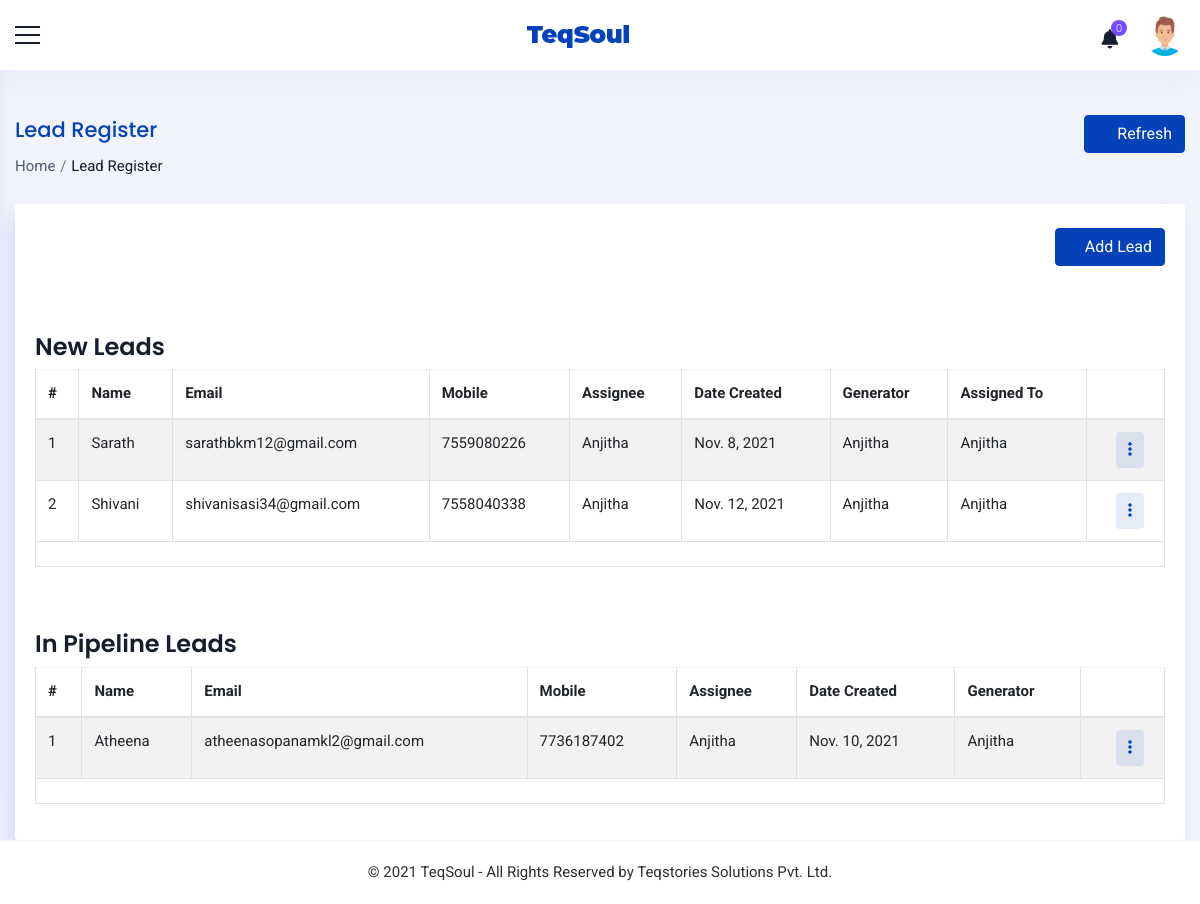
The app's page /sales/leads/ (signed in), older data.
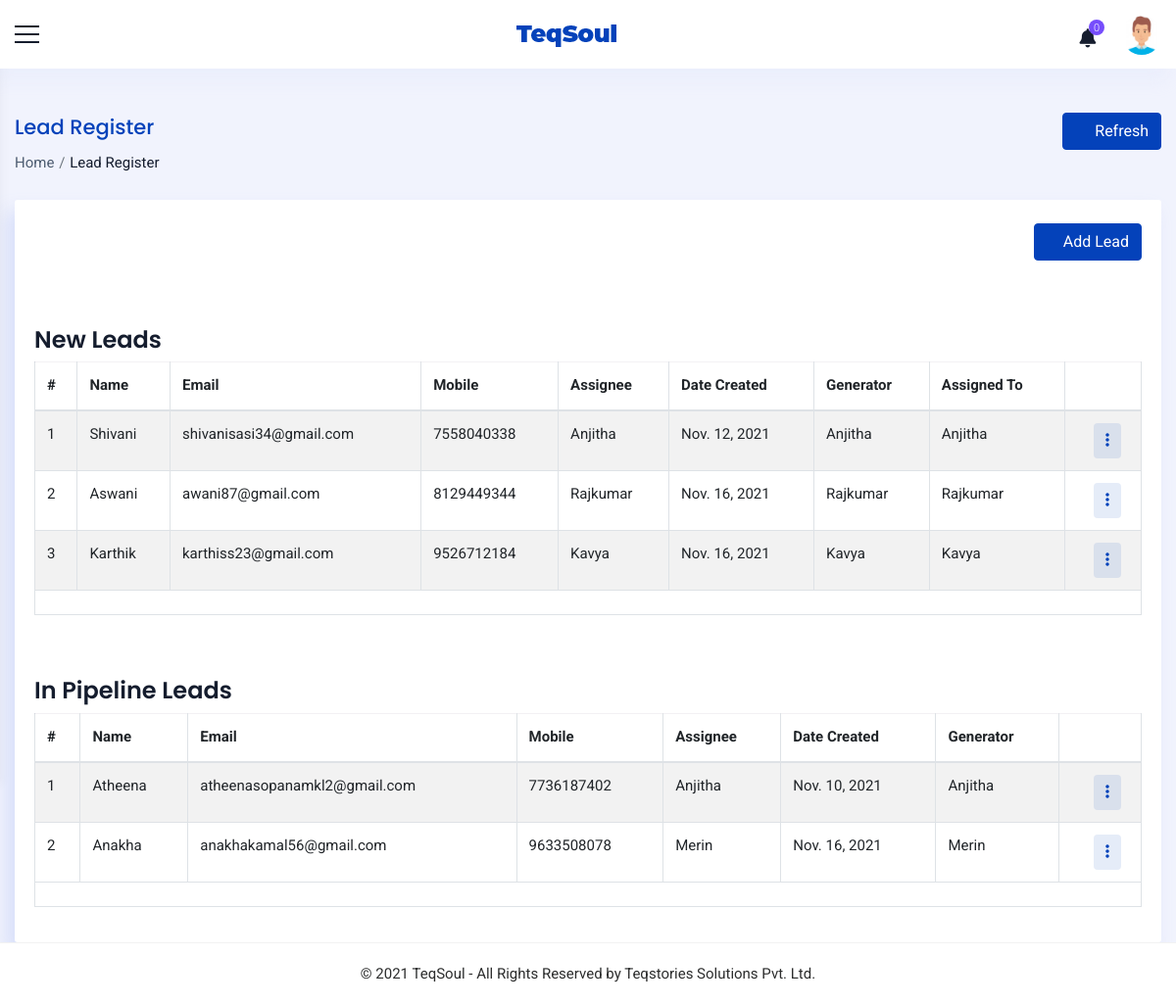
The same page, newer data.
### accounts/models.py (models this page shows, shortened)
class Lead(models.Model):
    name = models.CharField(max_length=100,null=True, blank=True)
    email = models.EmailField(max_length=200,null=True,blank=True)
    mobile = models.CharField(max_length=10,null=True,blank=True)
    sex = models.CharField(max_length=10,null=True,choices=sex_choices,blank=True,default="Male")
    generator = models.ForeignKey(Staff,on_delete=models.CASCADE, blank=True,null=True,related_name='representative')
    assigned_to = models.ForeignKey(Staff,on_delete=models.CASCADE, blank=True,null=True,related_name='assigned_to',limit_choices_to=(Q(stype='2')|Q(stype='6')|Q(stype='4')))
    created_on = models.DateField(null=True, blank=True)
    status = models.CharField(max_length=100,null=True, blank=True,choices=levels,default="New")
    lms = models.BooleanField(default = False)
    approval = models.CharField(max_length=100,null=True, blank=True,choices=approval_choices)
    to_be_approved_by = models.ForeignKey(Staff,on_delete=models.CASCADE, blank=True,null=True)

class Staff(models.Model):
    value= (
    ('1', 'Operations'),
    ('2', 'Sales'),
    ('3', 'Trainer'),
    ('4', 'Admin'),
    ('5', 'Operations Manager'),
    ('6', 'Sales Manager'),
    ('7', 'Trainer Manager'),
    )
    user = models.OneToOneField(User,on_delete=models.CASCADE,null=True,blank=True)
    name = models.CharField(max_length=100,null=True, blank=True)
    empid = models.CharField(max_length=100,null=True, blank=True)
    mobile = models.CharField(max_length=10,null=True, blank=True)
    email = models.EmailField(max_length=200,null=True, blank=True)
    sex = models.CharField(max_length=10,null=True,choices=sex_choices, blank=True)
    dob = models.DateField(null=True, blank=True)
    doj = models.DateField(null=True, blank=True)
    blood_group = models.CharField(max_length=100,null=True, blank=True,choices=groups)
    house = models.CharField(max_length=100,null=True, blank=True)
    street =models.CharField(max_length=100,null=True, blank=True)
    street2 =models.CharField(max_length=100,null=True, blank=True)
    city = models.CharField(max_length=100,null=True, blank=True)
    state = models.CharField(max_length=100,null=True,choices=state, blank=True)
    pin = models.CharField(max_length=100,null=True,blank=True)
    stype = models.CharField(max_length=100,null=True,choices=value, blank=True)
    status = models.CharField(max_length=20,choices=(('Active','Active'),('Inactive','Inactive')),default='Active')
    profile_pic = models.ImageField(null=True, blank=True,upload_to='images/dp/',default='accounts/static/images/user3.png')
    facebook = models.CharField(max_length=1000, null=True, blank=True)
    linkedin = models.CharField(max_length=1000, null=True, blank=True)
    instagram = models.CharField(max_length=1000, null=True, blank=True)
    approval = models.BooleanField(null=True, blank=True, default=False)
    def __str__(self):
        return self.name
    class Meta:
        unique_together = [['name']]

### accounts/views.py (the view, shortened to what this page needs)
# urls.py: path('sales/leads/',Leads.as_view(),name='view_leads'),
class Leads(View):
    def get(self, request):
        x = SalesOperation(request)
        if x == True:
            staff = Staff.objects.get(user=request.user)
            notify = Notifications(staff)
            count = CountNotifications(notify)
            if staff.stype == '4' or staff.stype == '6':
                new = Lead.objects.filter(status="New")
                pipe = Lead.objects.filter(status="In Pipeline")
            else:
                new = Lead.objects.filter(status="New",assigned_to=staff)
                pipe = Lead.objects.filter(status="In Pipeline",assigned_to=staff)
            page = Pagination(request,new,10)
            pages = Pagination(request,pipe,10)
            form = LeadCreateForm()
            context={'count':count,'notify':notify,'staff':staff,'form':form,'new':page,'pipe':pages}
            return render(request,'sales/leads.html',context)
        else:
            if request.user.is_authenticated:
                return render(request,'messages/common/permission_error.html')
            else:
                return redirect('home')

### accounts/functions.py (called while the page is built)
def Pagination(request,object,count):
    p = Paginator(object,count)
    page_num = request.GET.get('page',1)
    try:
        page = p.page(page_num)
    except EmptyPage:
        page = p.page(1)
    return (page)

def SalesOperation(request):
    user = request.user
    if user.is_authenticated:
        try:
            staff = Staff.objects.get(user=user)
            if staff.stype == '6' or staff.stype=='4' or staff.stype== '5' or staff.stype== '2':
                return (True)
            else:
                return (False)
        except:
            return (False)
    else:
        return (False)

def Notifications(staff):
    notifications = Notification.objects.filter(user1=staff,status='2').order_by('-date').order_by('-time')
    return notifications

def CountNotifications(notifications):
    count = 0
    for i in notifications:
        count = count +1
    return count

### accounts/templates/sales/leads.html (shortened to what the changed rows need)
{% extends 'common/main.html' %}
{% load static %}
{% block content %}
<div class="container_full">
    <div class="content_wrapper bg_homebefore inner-wrapper tables-sec">
        <div class="container-fluid">
        <div class="row ">
            <div class="col-12">
              <div class="card">
                <div class="collapse" id="collapseExample">
                                {% load widget_tweaks %}
                </div><br><br>
                <div class="table-responsive">
                <table id="demo-foo-filtering" class="table table-striped table-bordered toggle-circle m-b-0" >
                  <thead>
                    <tr>
                      <th>#</th>
                      <th>Name</th>
                      <th>Email</th>
                      <th>Mobile</th>
                      <th>Assignee</th>
                      <th>Date Created</th>
                      {% if staff.stype == '4' or staff.stype == '5' or staff.stype == '6' %}
                      <th>Generator</th>
                      <th>Assigned To</th>
                      {% endif %}
                      <th class="text-right"></th>
                    </tr>
                  </thead>
                  <tbody>
                    {% for i in new %}
                    <tr>
                        <td>{{forloop.counter}}</td>
                      <td>{{i.name}}</td>
                      <td>{{i.email}}</td>
                      <td>{{i.mobile}}</td>
                      <td>{{i.assigned_to}}</td>
                      <td>{{i.created_on}}</td>
                      {% if staff.stype == '4'  or staff.stype == '6' %}
                      <td>{{i.generator}}</td>
                      <td>{{i.assigned_to}}</td>
                      {% endif %}
                      <td class="text-right">
                        <div class="btn-group mr-2">
                          <div class="dropdown">
                            <button class="btn btn-round btn-primary-rgba" type="button" id="CustomdropdownMenuButton4" data-toggle="dropdown" aria-haspopup="true" aria-expanded="false"><i class="fas fa-ellipsis-v"></i></button>
                          </div>
                        </div>
                      </td>
                      {% empty %}
                      <td colspan="9">No new leads to show.</td>
                    </tr>
                    {% endfor %}
                  </tbody>
                </table></div><br><br>
                <div class="table-responsive">
                <table id="demo-foo-filtering" class="table table-striped table-bordered toggle-circle m-b-0" >
                  <thead>
                    <tr>
                        <th>#</th>
                        <th>Name</th>
                        <th>Email</th>
                        <th>Mobile</th>
                        <th>Assignee</th>
                        <th>Date Created</th>
                        {% if staff.stype == '4' or staff.stype == '5' or staff.stype == '6' %}
                        <th>Generator</th>
                        {% endif %}
                        <th class="text-right"></th>
                      </tr>
                  </thead>
                  <tbody>
                    {% for i in pipe %}
                    <tr>
                        <td>{{forloop.counter}}</td>
                      <td>{{i.name}}</td>
                      <td>{{i.email}}</td>
                      <td>{{i.mobile}}</td>
                      <td>{{i.assigned_to}}</td>
                      <td>{{i.created_on}}</td>
                      {% if staff.stype == '4' or staff.stype == '5' or staff.stype == '6' %}
                      <td>{{i.generator}}</td>
                      {% endif %}
                      <td class="text-right">
                        <div class="btn-group mr-2">
                          <div class="dropdown">
                            <button class="btn btn-round btn-primary-rgba" type="button" id="CustomdropdownMenuButton4" data-toggle="dropdown" aria-haspopup="true" aria-expanded="false"><i class="fas fa-ellipsis-v"></i></button>
                          </div>
                        </div>
                      </td>
                      {% empty %}
                      <td colspan="9">No in pipeline leads to show.</td>
                    </tr>
                    {% endfor %}
                  </tbody>
                </table>
                </div>
              </div>
            </div>
          </div>
          </div>
        </div>
    </div>
</div>
{% endblock %}

Row changes from the older to the newer data that the page shows:
no longer on this page (row edited): Lead: name "Sarath", email "sarathbkm12@gmail.com", mobile "7559080226", assigned_to "Anjitha", created_on "Nov. 8, 2021", generator "Anjitha", shown under "New Leads"
added Lead: name "Aswani", email "awani87@gmail.com", mobile "8129449344", assigned_to "Rajkumar", created_on "Nov. 16, 2021", generator "Rajkumar", shown under "New Leads"
added Lead: name "Karthik", email "karthiss23@gmail.com", mobile "9526712184", assigned_to "Kavya", created_on "Nov. 16, 2021", generator "Kavya", shown under "New Leads"
added Lead: name "Anakha", email "anakhakamal56@gmail.com", mobile "9633508078", assigned_to "Merin", created_on "Nov. 16, 2021", generator "Merin", shown under "In Pipeline Leads"
